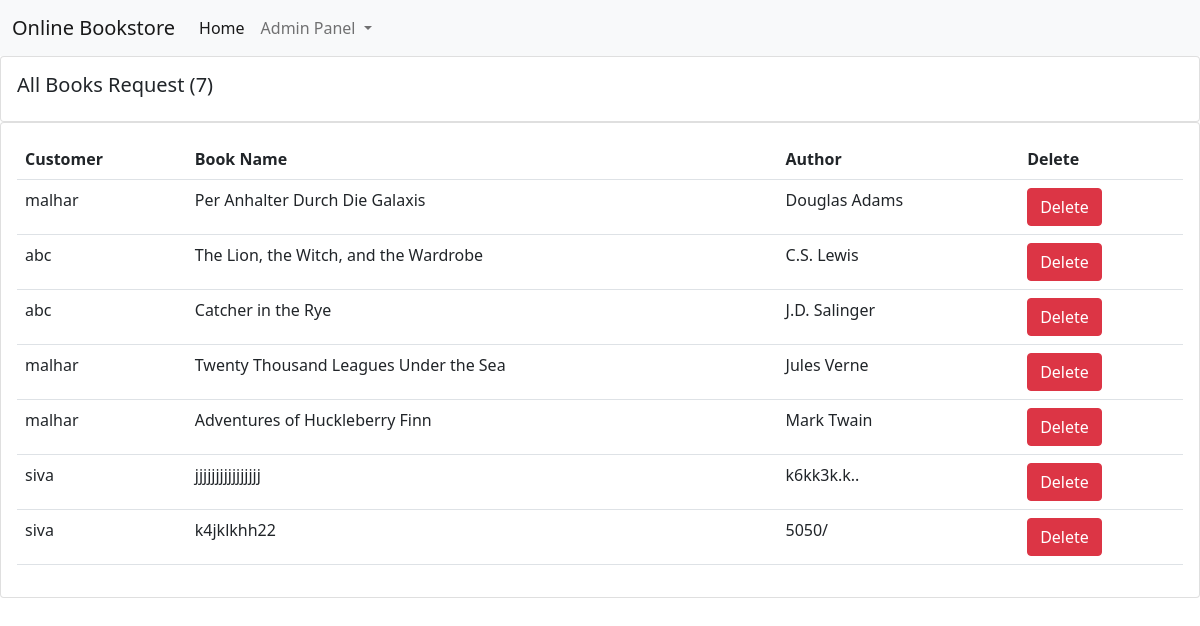
Screenshot of /see_requested_books/ with the database file from the repository.
### books/models.py (models this page shows, shortened)
class Request_Book(models.Model):
    book_name = models.CharField(max_length=100)
    author = models.CharField(max_length=100)
    user = models.ForeignKey(User, on_delete=models.CASCADE, default=1)

### books/views.py (the view)
# urls.py: path("see_requested_books/", views.see_requested_books, name="see_requested_books"),
def see_requested_books(request):
    requested_book = Request_Book.objects.all()
    requested_books_count = requested_book.count()
    return render(request, "see_requested_books.html", {'requested_book':requested_book, 'requested_books_count':requested_books_count})

### books/templates/see_requested_books.html (shortened to what this page needs)
{% extends 'admin_navbar.html' %}
{% block body %}
{% load static %}
<div class="row">
    <div class="col-md">
      <div class="card card-body">
        <h5>All Books Request ({{requested_books_count}})</h5>
      </div>
      <div class="card card-body">
        <table class="table">
          <tr>
            <th>Customer</th>
            <th>Book Name</th>
            <th>Author</th>
            <th>Delete</th>
          </tr>
          {% for i in requested_book %}
            <tr>
              <td>{{i.user}}</td>
              <td>{{i.book_name}}</td>
              <td>{{i.author}}</td>
              <td><a href="/delete_requested_books/delete_{{i.id}}/" class="btn btn-danger">Delete</a></td>
            </tr>
          {% endfor %}
        </table>
      </div>
    </div>
  </div>
  {% endblock %}

### rows the page displays
Request_Book: user "malhar", book_name "Per Anhalter Durch Die Galaxis", author "Douglas Adams"
Request_Book: user "abc", book_name "The Lion, the Witch, and the Wardrobe", author "C.S. Lewis"
Request_Book: user "abc", book_name "Catcher in the Rye", author "J.D. Salinger"
Request_Book: user "malhar", book_name "Twenty Thousand Leagues Under the Sea", author "Jules Verne"
Request_Book: user "malhar", book_name "Adventures of Huckleberry Finn", author "Mark Twain"
Request_Book: user "siva", book_name "jjjjjjjjjjjjjjjj", author "k6kk3k.k.."
Request_Book: user "siva", book_name "k4jklkhh22", author "5050/"

### other values shown
{{ requested_books_count }} "7"
